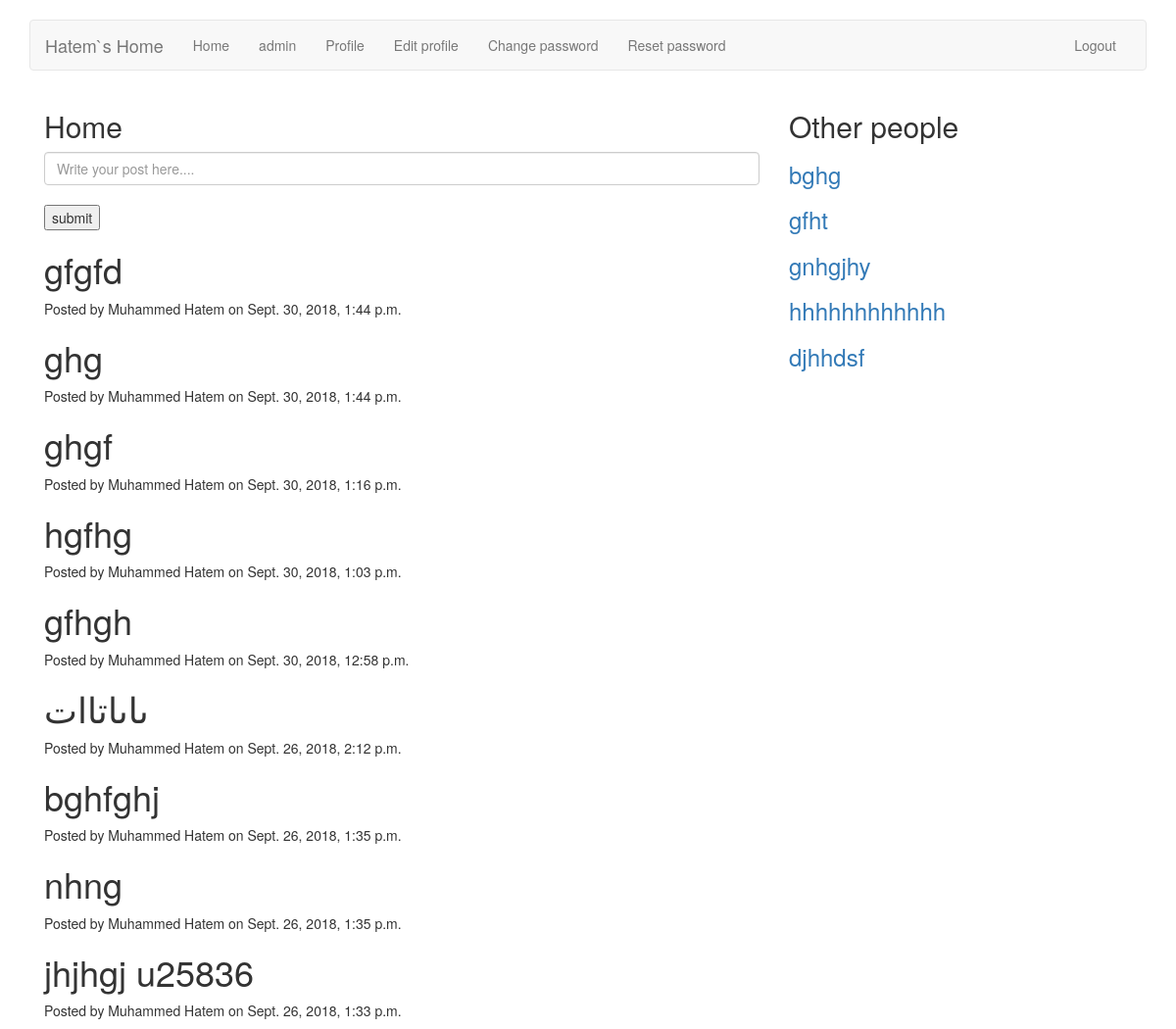
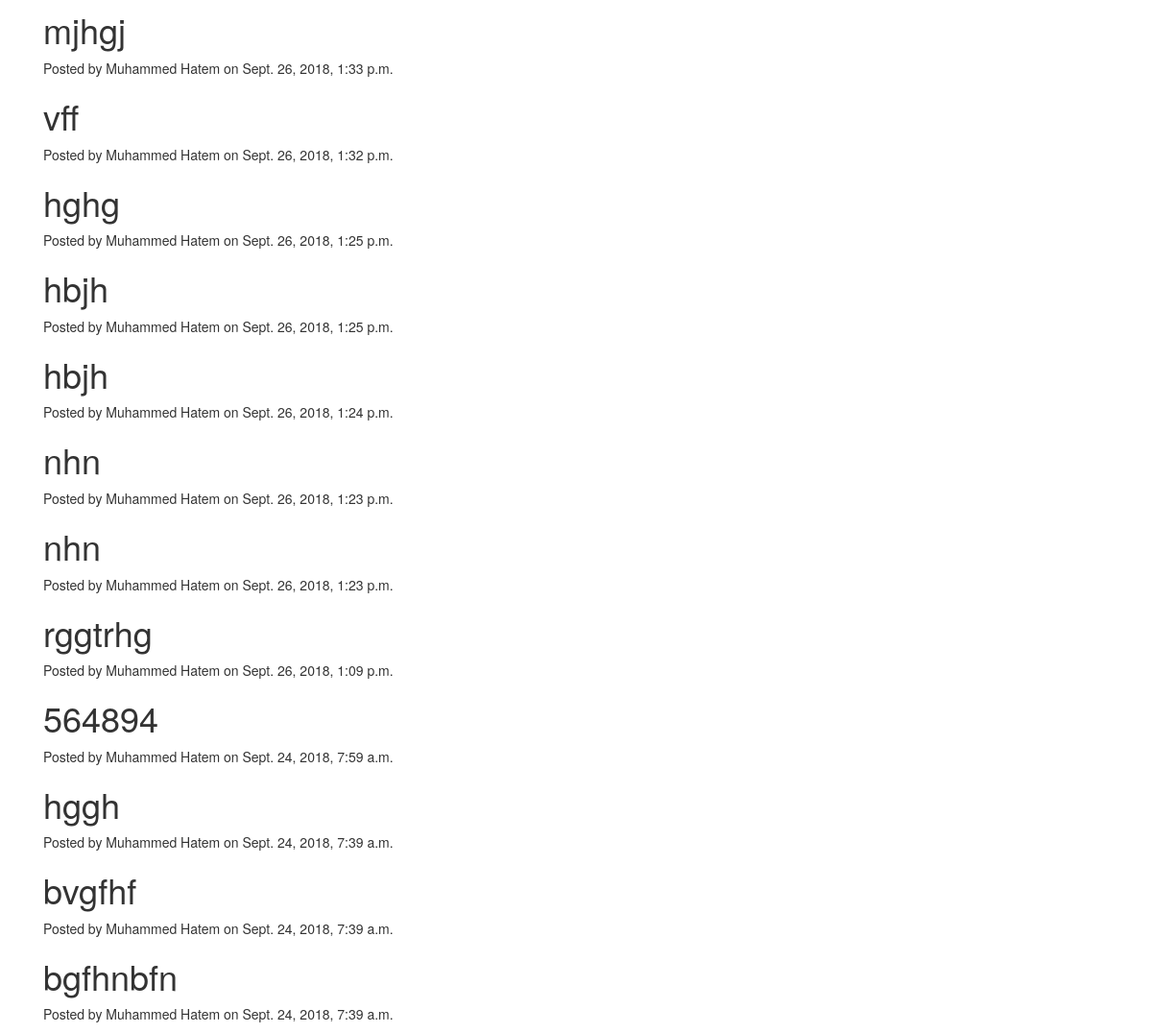
The page /home/ (signed in) on the database its author committed (2 pictures, top to bottom).
### home/models.py (models this page shows)
class Post(models.Model):
    post = models.CharField(max_length=500)
    user = models.ForeignKey(User)
    created = models.DateTimeField(auto_now_add=True)
    updated = models.DateTimeField(auto_now=True)

### home/views.py (the view, shortened to what this page needs)
class Homeview (TemplateView):
    template_name='home/home.html'
    def get(self , request):
        form = HomeForm()
        posts = Post.objects.all().order_by('-created')
        users = User.objects.exclude(id=request.user.id)
        args =  {'form':form , 'posts':posts , 'users':users}
        return render(request , self.template_name , args)

### home/forms.py
class HomeForm(forms.ModelForm):
     post = forms.CharField(widget = forms.TextInput(
     attrs = {
            'class':'form-control',
            'placeholder':'Write your post here....'
     }
     ))
     class Meta:
         model = Post
         fields = ('post',)

### home/templates/home/home.html (shortened to what this page needs)
{%extends 'base.html'%}
{%block body%}
<div class="container">
  <div class="col-md-8">
    <h2>Home</h2>
    <form  method="post">
      {{form.post}}
      <br>
      <button type="submit" name="button">submit</button>
    </form>
    {%for post in posts%}
    <h1>{{post.post}}</h1>
    <p>Posted by {{post.user.get_full_name}} on {{post.created}}</p>
    {%endfor%}
  </div>
  <div class="col-md-4">
<h2>Other people</h2>
{%for user in users %}
<a href="{% url 'account:view_profile_with_pk' pk=user.pk %}">
                <h3>{{ user.username }}</h3>
            </a>
{%endfor%}
  </div>
</div>
{%endblock%}

### account/templates/base.html (shortened to what this page needs)
<!DOCTYPE html>
<html lang="en" dir="ltr">
  <head>
  <link rel="stylesheet" href="https://maxcdn.bootstrapcdn.com/bootstrap/3.3.7/css/bootstrap.min.css"
>
  </head>
  <body>
    <div class="container">
      <br>
      <nav class="navbar navbar-default">
       <div class="container-fluid">
         <div class="navbar-header">
           <a class="navbar-brand" href="/">Hatem`s Home</a>
         </div>
         <div id="navbar" class="navbar-collapse collapse">
           {%if user.is_authenticated%}
           <ul class="nav navbar-nav navbar-left">
             <li> <a href="{% url 'home:home' %}">Home</a></li>
             <li> <a href="/admin">admin</a></li>
             <li> <a href="{% url 'account:view_profile' %}">Profile</a></li>
             <li> <a href="{% url 'account:edit_profile'%}">Edit profile</a></li>
             <li> <a href="{% url 'account:change_password'%}">Change password</a></li>
             <li> <a href="{% url 'account:reset_password'%}">Reset password</a></li>
           </ul>
<ul class="nav navbar-nav navbar-right">
   <li> <a href="{% url 'account:logout' %}">Logout</a></li>
</ul>
           {%else%}
           <ul class="nav navbar-nav navbar-right">
             <li> <a href="{% url 'account:login'%}">Login</a></li>
             <li> <a href="{% url 'account:reset_password'%}">Reset password</a></li>
             <li><a href="{% url 'account:register'%}">Register</a></li>
           </ul>
           {%endif%}
         </div>
       </div>
     </nav>
    </div>
  {%block body%}
  {%endblock%}
  </body>
</html>

### rows shown on the page
Post: post "gfgfd", user.get_full_name "Muhammed Hatem", created "Sept. 30, 2018, 1:44 p.m."
Post: post "ghg", user.get_full_name "Muhammed Hatem", created "Sept. 30, 2018, 1:44 p.m."
Post: post "ghgf", user.get_full_name "Muhammed Hatem", created "Sept. 30, 2018, 1:16 p.m."
Post: post "hgfhg", user.get_full_name "Muhammed Hatem", created "Sept. 30, 2018, 1:03 p.m."
Post: post "gfhgh", user.get_full_name "Muhammed Hatem", created "Sept. 30, 2018, 12:58 p.m."
Post: post "ىاىاتاات", user.get_full_name "Muhammed Hatem", created "Sept. 26, 2018, 2:12 p.m."
Post: post "bghfghj", user.get_full_name "Muhammed Hatem", created "Sept. 26, 2018, 1:35 p.m."
Post: post "nhng", user.get_full_name "Muhammed Hatem", created "Sept. 26, 2018, 1:35 p.m."
Post: post "jhjhgj u25836", user.get_full_name "Muhammed Hatem", created "Sept. 26, 2018, 1:33 p.m."
Post: post "mjhgj", user.get_full_name "Muhammed Hatem", created "Sept. 26, 2018, 1:33 p.m."
Post: post "vff", user.get_full_name "Muhammed Hatem", created "Sept. 26, 2018, 1:32 p.m."
Post: post "hghg", user.get_full_name "Muhammed Hatem", created "Sept. 26, 2018, 1:25 p.m."
Post: post "hbjh", user.get_full_name "Muhammed Hatem", created "Sept. 26, 2018, 1:25 p.m."
Post: post "hbjh", user.get_full_name "Muhammed Hatem", created "Sept. 26, 2018, 1:24 p.m."
Post: post "nhn", user.get_full_name "Muhammed Hatem", created "Sept. 26, 2018, 1:23 p.m."
Post: post "nhn", user.get_full_name "Muhammed Hatem", created "Sept. 26, 2018, 1:23 p.m."
Post: post "rggtrhg", user.get_full_name "Muhammed Hatem", created "Sept. 26, 2018, 1:09 p.m."
Post: post "564894", user.get_full_name "Muhammed Hatem", created "Sept. 24, 2018, 7:59 a.m."
Post: post "hggh", user.get_full_name "Muhammed Hatem", created "Sept. 24, 2018, 7:39 a.m."
Post: post "bvgfhf", user.get_full_name "Muhammed Hatem", created "Sept. 24, 2018, 7:39 a.m."
Post: post "bgfhnbfn", user.get_full_name "Muhammed Hatem", created "Sept. 24, 2018, 7:39 a.m."

### other values the page prints
{{ user.username }} "bghg"
{{ user.username }} "gfht"
{{ user.username }} "gnhgjhy"
{{ user.username }} "hhhhhhhhhhhh"
{{ user.username }} "djhhdsf"
